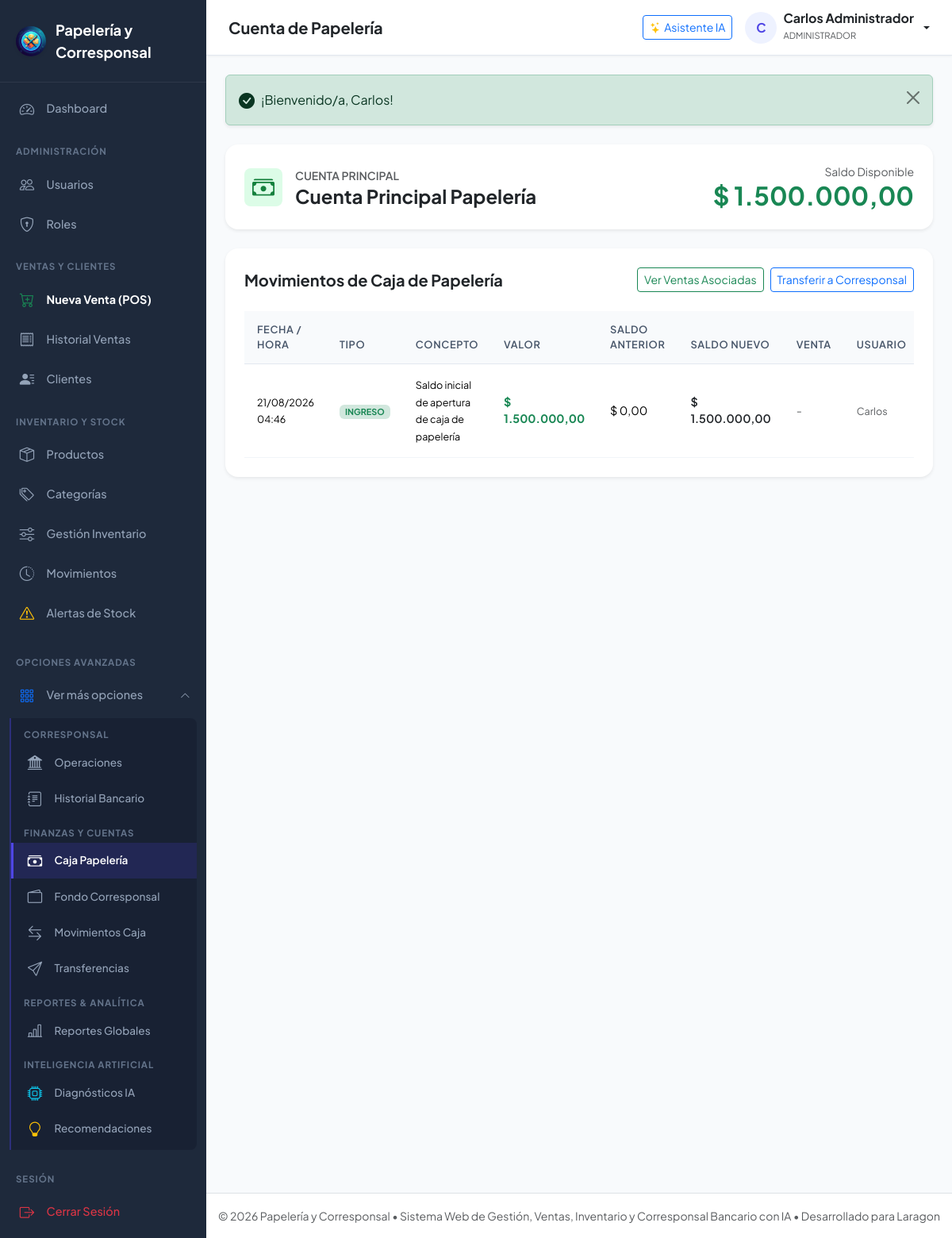
The page /Public/cuentas/papeleria (signed in) on the database its author committed.
### tables this page shows
CREATE TABLE IF NOT EXISTS `cuenta` (
    `id_cuenta` INT AUTO_INCREMENT PRIMARY KEY,
    `tipo` ENUM('PAPELERIA','CORRESPONSAL') NOT NULL UNIQUE,
    `nombre` VARCHAR(100) NOT NULL,
    `saldo` DECIMAL(14,2) NOT NULL DEFAULT 0.00,
    `estado` ENUM('ACTIVO','INACTIVO') NOT NULL DEFAULT 'ACTIVO',
    `fecha_creacion` DATETIME NOT NULL DEFAULT CURRENT_TIMESTAMP
);

CREATE TABLE IF NOT EXISTS `movimiento_cuenta` (
    `id_movimiento_cuenta` INT AUTO_INCREMENT PRIMARY KEY,
    `id_cuenta` INT NOT NULL,
    `id_usuario` INT NOT NULL,
    `id_venta` INT NULL,
    `tipo` ENUM('INGRESO','EGRESO','DEPOSITO','RETIRO') NOT NULL,
    `concepto` VARCHAR(255) NOT NULL,
    `valor` DECIMAL(14,2) NOT NULL,
    `saldo_anterior` DECIMAL(14,2) NOT NULL,
    `saldo_nuevo` DECIMAL(14,2) NOT NULL,
    `fecha_movimiento` DATETIME NOT NULL DEFAULT CURRENT_TIMESTAMP,
    CONSTRAINT `fk_mov_cuenta` FOREIGN KEY (`id_cuenta`) REFERENCES `cuenta`(`id_cuenta`) ON UPDATE CASCADE,
    CONSTRAINT `fk_mov_usuario` FOREIGN KEY (`id_usuario`) REFERENCES `usuario`(`id_usuario`) ON UPDATE CASCADE,
    CONSTRAINT `fk_mov_venta` FOREIGN KEY (`id_venta`) REFERENCES `venta`(`id_venta`) ON DELETE SET NULL ON UPDATE CASCADE
);

CREATE TABLE IF NOT EXISTS `usuario` (
    `id_usuario` INT AUTO_INCREMENT PRIMARY KEY,
    `id_rol` INT NOT NULL,
    `nombre` VARCHAR(100) NOT NULL,
    `apellido` VARCHAR(100) NOT NULL,
    `documento` VARCHAR(30) NOT NULL UNIQUE,
    `telefono` VARCHAR(20) NULL,
    `correo` VARCHAR(150) UNIQUE,
    `nombre_usuario` VARCHAR(50) NOT NULL UNIQUE,
    `contrasena` VARCHAR(255) NOT NULL,
    `estado` ENUM('ACTIVO','INACTIVO') NOT NULL DEFAULT 'ACTIVO',
    `fecha_registro` DATETIME NOT NULL DEFAULT CURRENT_TIMESTAMP,
    `ultimo_acceso` DATETIME NULL,
    CONSTRAINT `fk_usuario_rol` FOREIGN KEY (`id_rol`) REFERENCES `rol`(`id_rol`) ON UPDATE CASCADE
);

### Controllers/CuentaController.php (called while the page is built, shortened)
<?php
require_once __DIR__ . '/../Models/Cuenta.php';
require_once __DIR__ . '/../Models/MovimientoCuenta.php';
class CuentaController {
    private Cuenta $cuentaModel;
    private MovimientoCuenta $movimientoCuentaModel;
    public function __construct() {
        $this->cuentaModel = new Cuenta();
        $this->movimientoCuentaModel = new MovimientoCuenta();
    }
    public function papeleria(): void {
        $cuenta = $this->cuentaModel->getByTipo('PAPELERIA');
        $movimientos = $this->movimientoCuentaModel->getAll($cuenta['id_cuenta'], null, null, null, 100);
        require_once VIEWS_PATH . '/Cuentas/papeleria.php';
    }
}

### Public/index.php (called while the page is built, shortened)
<?php
require_once __DIR__ . '/../Config/config.php';
Router::resolve();

### Config/config.php (called while the page is built, shortened)
<?php
function env($key, $default = null) {
    $value = getenv($key);
    return $value;
}
function url($path = '') {
    $path = ltrim($path, '/');
    return BASE_URL . ($path ? '/' . $path : '');
}
function formatMoney($amount) {
    return '$ ' . number_format((float)$amount, 2, ',', '.');
}
function sanitize($data) {
    return htmlspecialchars(trim((string)$data), ENT_QUOTES, 'UTF-8');
}

### Config/database.php (called while the page is built, shortened)
<?php
require_once __DIR__ . '/config.php';
class Database {
    private static ?PDO $instance = null;
    public static function getConnection(): PDO {
        if (self::$instance === null) {
            $host = env('DB_HOST', '127.0.0.1');
            $port = env('DB_PORT', '3306');
            $dbName = env('DB_DATABASE', 'papeleria_corresponsal');
            $username = env('DB_USERNAME', 'root');
            $password = env('DB_PASSWORD', '');
            $dsn = "mysql:host={$host};port={$port};dbname={$dbName};charset=utf8mb4";
            $options = [
                PDO::ATTR_ERRMODE            => PDO::ERRMODE_EXCEPTION,
                PDO::ATTR_DEFAULT_FETCH_MODE => PDO::FETCH_ASSOC,
                PDO::ATTR_EMULATE_PREPARES   => false,
                PDO::MYSQL_ATTR_INIT_COMMAND => "SET NAMES utf8mb4 COLLATE utf8mb4_unicode_ci"
            ];
            try {
                self::$instance = new PDO($dsn, $username, $password, $options);
            } catch (PDOException $e) {
                try {
                    $dsnNoDb = "mysql:host={$host};port={$port};charset=utf8mb4";
                    return new PDO($dsnNoDb, $username, $password, $options);
                } catch (PDOException $ex) {
                    die("Error crítico de conexión a la base de datos en Laragon: " . $ex->getMessage());
                }
            }
        }
        return self::$instance;
    }
}

### models/Cuenta.php (called while the page is built, shortened)
<?php
require_once __DIR__ . '/../Config/database.php';
class Cuenta {
    private PDO $db;
    public function __construct() {
        $this->db = Database::getConnection();
    }
    public function getByTipo(string $tipo): ?array {
        $stmt = $this->db->prepare("SELECT * FROM cuenta WHERE tipo = :tipo LIMIT 1");
        $stmt->execute(['tipo' => $tipo]);
        $acc = $stmt->fetch();
        return $acc ?: null;
    }
}

### models/MovimientoCuenta.php (called while the page is built, shortened)
<?php
require_once __DIR__ . '/../Config/database.php';
class MovimientoCuenta {
    private PDO $db;
    public function __construct() {
        $this->db = Database::getConnection();
    }
    public function getAll(?int $cuentaId = null, ?string $tipo = null, ?string $fechaInicio = null, ?string $fechaFin = null, int $limit = 200): array {
        $sql = "SELECT mc.*, c.nombre AS cuenta_nombre, c.tipo AS cuenta_tipo,
                       u.nombre_usuario, u.nombre AS usuario_nombre, u.apellido AS usuario_apellido
                FROM movimiento_cuenta mc
                JOIN cuenta c ON mc.id_cuenta = c.id_cuenta
                JOIN usuario u ON mc.id_usuario = u.id_usuario
                WHERE 1=1 ";
        $params = [];
        if ($cuentaId) {
            $sql .= " AND mc.id_cuenta = :cuentaId ";
            $params['cuentaId'] = $cuentaId;
        }
        $sql .= " ORDER BY mc.fecha_movimiento DESC LIMIT " . (int)$limit;
        $stmt = $this->db->prepare($sql);
        $stmt->execute($params);
        return $stmt->fetchAll();
    }
}

### Views/Cuentas/papeleria.php (the view, shortened to what this page needs)
<?php
require_once VIEWS_PATH . '/Layouts/header.php';
?>
<div class="card shadow-sm border-0 rounded-4 p-4 mb-4">
    <div class="d-flex flex-column flex-sm-row justify-content-between align-items-sm-center gap-3">
        <div class="d-flex align-items-center gap-3">
            <div class="stat-icon success fs-3">
                <i class="bi bi-cash-stack"></i>
            </div>
            <div>
                <small class="text-muted text-uppercase fw-semibold">Cuenta Principal</small>
                <h4 class="fw-bold mb-0 text-dark"><?= sanitize($cuenta['nombre']) ?></h4>
            </div>
        </div>
        <div class="text-sm-end">
            <small class="text-muted d-block">Saldo Disponible</small>
            <h2 class="fw-bold text-success mb-0"><?= formatMoney($cuenta['saldo']) ?></h2>
        </div>
    </div>
</div>
<div class="card shadow-sm border-0 rounded-4 p-4">
    <div class="d-flex justify-content-between align-items-center mb-4">
        <h5 class="fw-bold mb-0 text-dark">Movimientos de Caja de Papelería</h5>
        <div class="d-flex gap-2">
            <a href="<?= url('ventas') ?>" class="btn btn-outline-success btn-sm">Ver Ventas Asociadas</a>
            <a href="<?= url('transferencias/create') ?>" class="btn btn-outline-primary btn-sm">Transferir a Corresponsal</a>
        </div>
    </div>
    <div class="table-responsive">
        <table class="table table-custom mb-0">
            <thead>
                <tr>
                    <th>Fecha / Hora</th>
                    <th>Tipo</th>
                    <th>Concepto</th>
                    <th>Valor</th>
                    <th>Saldo Anterior</th>
                    <th>Saldo Nuevo</th>
                    <th>Venta</th>
                    <th>Usuario</th>
                </tr>
            </thead>
            <tbody>
                <?php if (empty($movimientos)): ?>
                    <tr><td colspan="8" class="text-center text-muted py-4">No hay movimientos registrados en la cuenta de papelería.</td></tr>
                <?php else: ?>
                    <?php foreach ($movimientos as $m): ?>
                        <tr>
                            <td><small><?= date('d/m/Y H:i', strtotime($m['fecha_movimiento'])) ?></small></td>
                            <td>
                                <span class="badge bg-<?= $m['tipo'] === 'INGRESO' ? 'success' : 'danger' ?>-subtle text-<?= $m['tipo'] === 'INGRESO' ? 'success' : 'danger' ?>">
                                    <?= $m['tipo'] ?>
                                </span>
                            </td>
                            <td><small><?= sanitize($m['concepto']) ?></small></td>
                            <td class="fw-bold <?= $m['tipo'] === 'INGRESO' ? 'text-success' : 'text-danger' ?>">
                                <?= formatMoney($m['valor']) ?>
                            </td>
                            <td><?= formatMoney($m['saldo_anterior']) ?></td>
                            <td class="fw-semibold text-dark"><?= formatMoney($m['saldo_nuevo']) ?></td>
                            <td>
                                <?php if ($m['id_venta']): ?>
                                    <a href="<?= url('ventas/show?id=' . $m['id_venta']) ?>" class="badge bg-light text-primary border text-decoration-none">
                                        #<?= $m['id_venta'] ?>
                                    </a>
                                <?php else: ?>
                                    <span class="text-muted">-</span>
                                <?php endif; ?>
                            </td>
                            <td><small class="text-muted"><?= sanitize($m['usuario_nombre']) ?></small></td>
                        </tr>
                    <?php endforeach; ?>
                <?php endif; ?>
            </tbody>
        </table>
    </div>
</div>
<?php require_once VIEWS_PATH . '/Layouts/footer.php'; ?>

### Public/css/style.css (style rules this page uses)
:root { --primary-color: #4f46e5; --primary-hover: #4338ca; --primary-light: #eef2ff; --secondary-color: #0ea5e9; --success-color: #10b981; --warning-color: #f59e0b; --danger-color: #ef4444; --dark-bg: #0f172a; --sidebar-bg: #1e293b; --sidebar-hover: #334155; --sidebar-text: #94a3b8; --sidebar-active: #ffffff; --card-bg: #ffffff; --body-bg: #f8fafc; --border-color: #e2e8f0; --text-main: #1e293b; --text-muted: #64748b; --radius-sm: 8px; --radius-md: 12px; --radius-lg: 16px; --shadow-sm: 0 1px 3px rgba(0,0,0,0.05); --shadow-md: 0 4px 6px -1px rgba(0,0,0,0.07), 0 2px 4px -2px rgba(0,0,0,0.05); --shadow-lg: 0 10px 15px -3px rgba(0,0,0,0.08), 0 4px 6px -4px rgba(0,0,0,0.04); }
body { font-family: 'Plus Jakarta Sans', 'Inter', -apple-system, BlinkMacSystemFont, 'Segoe UI', Roboto, sans-serif; background-color: var(--body-bg); color: var(--text-main); min-height: 100vh; display: flex; flex-direction: column; }
.stat-icon { width: 48px; height: 48px; border-radius: var(--radius-sm); display: flex; align-items: center; justify-content: center; font-size: 1.35rem; }
.stat-icon.success { background: #dcfce7; color: #15803d; }
.table-custom { border-collapse: separate; border-spacing: 0; width: 100%; }
.table-custom th { background: #f8fafc; color: #475569; font-size: 0.8rem; text-transform: uppercase; letter-spacing: 0.05em; font-weight: 600; border-bottom: 1px solid var(--border-color); padding: 0.85rem 1rem; }
.table-custom td { padding: 0.95rem 1rem; border-bottom: 1px solid #f1f5f9; vertical-align: middle; font-size: 0.9rem; }

### rows shown on the page
cuenta: nombre "Cuenta Principal Papelería", saldo "$ 1.500.000,00"
movimiento_cuenta: fecha_movimiento "21/08/2026 04:46", tipo "INGRESO", concepto "Saldo inicial de apertura de caja de papelería", valor "$ 1.500.000,00", saldo_anterior "$ 0,00", saldo_nuevo "$ 1.500.000,00", id_usuario.nombre "Carlos"

### other values the page prints
APP_NAME "Papelería y Corresponsal"
$pageTitle "Cuenta de Papelería"
substr($_SESSION['user_name'] ?? 'U', 0, 1) "C"
$_SESSION['user_name'] "Carlos Administrador"
$_SESSION['user_role'] "ADMINISTRADOR"
$flash['message'] "¡Bienvenido/a, Carlos!"
